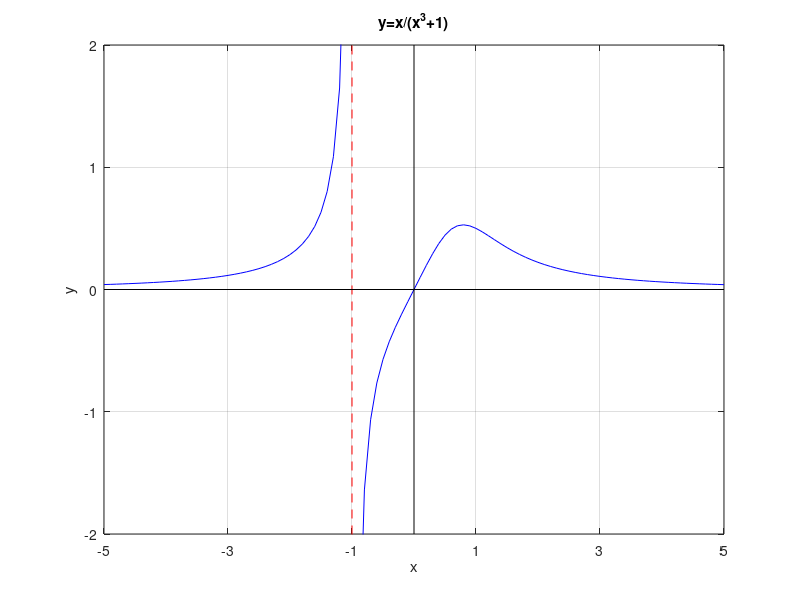

Recreate this plot in MATLAB.
close all;

% Matlab seems to handle the vertical axis well (?)
x=-5:0.1:5;
y=x./(x.^3+1);
plot(x,y,'b')
grid on
hold on

% The vertical asymptote
y=[-5,5];
x=[-1,-1];
plot(x,y,'--r');

% The x axis
x=[-5,5];
y=[0,0];
plot(x,y,'k');

% The y axis
y=[-2,2];
x=[0,0];
plot(x,y,'k');

% labels and title
title('y=x/(x^3+1)');
xlabel('x')
ylabel('y')

set(gca,'xtick',[-5:2:5]);
axis([-5,5,-2,2])
